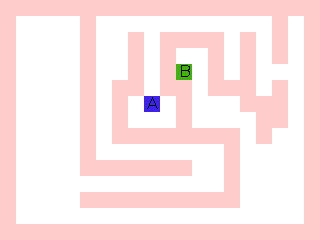

Below is a game level as drawn by its tile map, then a one-line description and the .tmx file that defines it, in full:
An orthogonal 20x15 tile map with 16x16 px tiles, 2 tile layers (background, collisions).

<map version="1.10" tiledversion="1.11.2" orientation="orthogonal" renderorder="right-down" width="20" height="15" tilewidth="16" tileheight="16" infinite="0" nextlayerid="3" nextobjectid="1">
 <editorsettings>
  <export target="map2.json" format="json" />
 </editorsettings>
 <tileset firstgid="1" source="terrain_sprite.tsx" />
 <layer id="1" name="background" width="20" height="15">
  <properties>
   <property name="renderOnLayer" value="background" />
  </properties>
  <data encoding="csv">
2,2,2,2,2,2,2,2,2,2,2,2,2,2,2,2,2,2,2,2,
2,2,2,2,2,2,2,2,2,2,2,2,2,2,2,2,2,2,2,2,
2,2,2,2,2,2,2,2,2,2,2,2,2,2,2,2,2,2,2,2,
2,2,2,2,2,2,2,2,2,2,2,2,2,2,2,2,2,2,2,2,
2,2,2,2,2,2,2,2,2,2,2,4,2,2,2,2,2,2,2,2,
2,2,2,2,2,2,2,2,2,2,2,2,2,2,2,2,2,2,2,2,
2,2,2,2,2,2,2,2,2,3,2,2,2,2,2,2,2,2,2,2,
2,2,2,2,2,2,2,2,2,2,2,2,2,2,2,2,2,2,2,2,
2,2,2,2,2,2,2,2,2,2,2,2,2,2,2,2,2,2,2,2,
2,2,2,2,2,2,2,2,2,2,2,2,2,2,2,2,2,2,2,2,
2,2,2,2,2,2,2,2,2,2,2,2,2,2,2,2,2,2,2,2,
2,2,2,2,2,2,2,2,2,2,2,2,2,2,2,2,2,2,2,2,
2,2,2,2,2,2,2,2,2,2,2,2,2,2,2,2,2,2,2,2,
2,2,2,2,2,2,2,2,2,2,2,2,2,2,2,2,2,2,2,2,
2,2,2,2,2,2,2,2,2,2,2,2,2,2,2,2,2,2,2,2
</data>
 </layer>
 <layer id="2" name="collisions" width="20" height="15">
  <properties>
   <property name="renderOnLayer" value="background" />
  </properties>
  <data encoding="csv">
5,5,5,5,5,5,5,5,5,5,5,5,5,5,5,5,5,5,5,5,
5,0,0,0,0,5,0,0,0,0,0,0,0,0,0,0,0,5,0,5,
5,0,0,0,0,5,0,0,5,0,5,5,5,5,0,5,0,5,0,5,
5,0,0,0,0,5,0,0,5,0,5,0,0,5,0,5,0,5,0,5,
5,0,0,0,0,5,0,0,5,0,5,0,0,5,0,5,0,0,0,5,
5,0,0,0,0,5,0,5,5,0,5,5,0,5,5,5,0,5,0,5,
5,0,0,0,0,5,0,5,0,0,0,5,0,0,0,5,5,5,0,5,
5,0,0,0,0,5,0,5,0,0,0,5,0,0,0,0,5,5,0,5,
5,0,0,0,0,5,0,5,5,5,5,5,5,5,5,0,5,0,0,5,
5,0,0,0,0,5,0,0,0,0,0,0,0,0,5,0,0,0,0,5,
5,0,0,0,0,5,5,5,5,5,5,5,0,0,5,0,0,0,0,5,
5,0,0,0,0,0,0,0,0,0,0,0,0,0,5,0,0,0,0,5,
5,0,0,0,0,5,5,5,5,5,5,5,5,5,5,0,0,0,0,5,
5,0,0,0,0,0,0,0,0,0,0,0,0,0,0,0,0,0,0,5,
5,5,5,5,5,5,5,5,5,5,5,5,5,5,5,5,5,5,5,5
</data>
 </layer>
</map>
